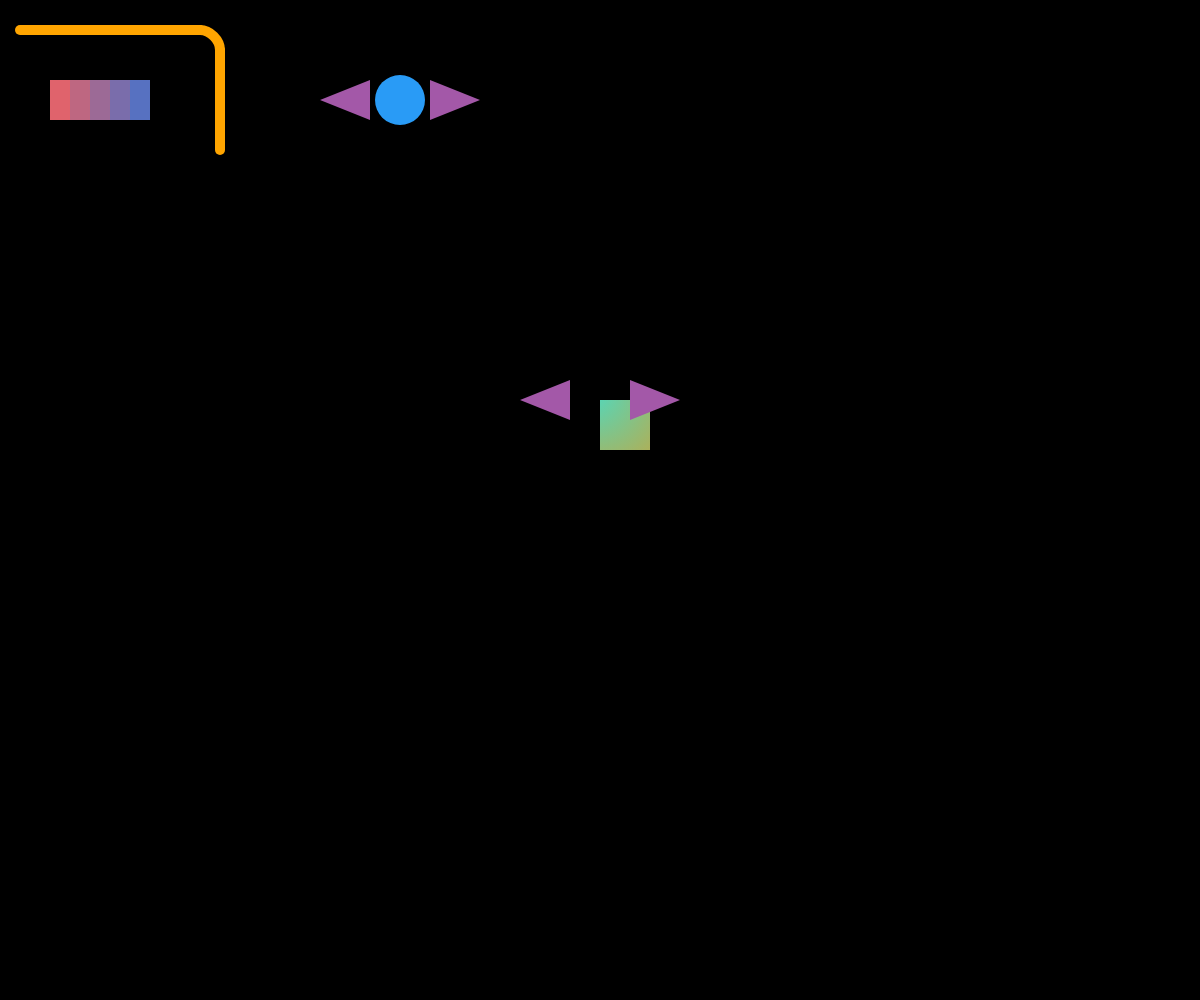
Frame 1 (no input)
Frame 60 (no input): identical to frame 1, image omitted
Frame 120 (the mouse pressed at the canvas centre since frame 60): identical to frame 1, image omitted

The p5.js sketch that drew this single still picture (run headless with seeded random() and noise() and a simulated clock; from frame 60 on, the mouse is pressed at the canvas centre):

// p5.js sketch
// ── sketch.js
class Resistor{
  
}



function setup() {
  // put setup code here
  let resisteur = {x:400, y:100, taille:50};
  let batterie = {x:100-10, y:100 - 20, sec_width:20, sec_height:40}

  array= [resisteur, batterie];
  createCanvas(windowWidth, windowHeight);

}
let array;

function draw() {
  // put drawing code here
  background(0);
  createResistor(array[0]);
  createBatterie(array[1]);
  testColor();
  createFils();
  
}

function testColor(){
  let resisteur = {x:600, y:400, taille:50};
  noStroke();
  let grad = drawingContext.createRadialGradient(resisteur.x-25, resisteur.y-25, 10, resisteur.x + 25, resisteur.y + 25, 110);
  grad.addColorStop(0,"#40E0D0");
  grad.addColorStop(1,"#FF8C00");
  drawingContext.fillStyle=grad;
  rect(resisteur.x, resisteur.y, resisteur.taille);
  fill('#a358a8');
  triangle(resisteur.x - 80, resisteur.y, resisteur.x - 30, resisteur.y - 20, resisteur.x - 30, resisteur.y + 20);
  triangle(resisteur.x + 80, resisteur.y, resisteur.x + 30, resisteur.y + 20, resisteur.x + 30, resisteur.y - 20);
}

function createResistor(resisteur){
  noStroke();
  fill('#299bf6');
  circle(resisteur.x, resisteur.y, resisteur.taille);
  fill('#a358a8');
  triangle(resisteur.x - 80, resisteur.y, resisteur.x - 30, resisteur.y - 20, resisteur.x - 30, resisteur.y + 20);
  triangle(resisteur.x + 80, resisteur.y, resisteur.x + 30, resisteur.y + 20, resisteur.x + 30, resisteur.y - 20);
}

function createBatterie(batterie){
  noStroke();
  fill('#e0636c');
  rect(batterie.x - batterie.sec_width * 2, batterie.y, batterie.sec_width, batterie.sec_height);
  fill('#be6781');
  rect(batterie.x - batterie.sec_width, batterie.y, batterie.sec_width, batterie.sec_height);
  fill('#9c6a96');
  rect(batterie.x, batterie.y, batterie.sec_width, batterie.sec_height);
  fill('#7a6dab');
  rect(batterie.x + batterie.sec_width, batterie.y, batterie.sec_width, batterie.sec_height);
  fill('#5771c1');
  rect(batterie.x + batterie.sec_width * 2, batterie.y, batterie.sec_width, batterie.sec_height);
}

function createFils(){
  noFill();
  stroke('orange');
  strokeWeight(10);
  strokeCap(ROUND);
  line(20, 30, 200, 30);
  bezier(200, 30, 210, 30, 220, 40, 220, 50);
  line(220, 50, 220, 150);

}
